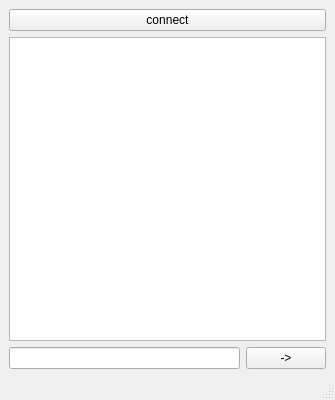
<?xml version="1.0" encoding="UTF-8"?>
<ui version="4.0">
 <class>MainWindow</class>
 <widget class="QMainWindow" name="MainWindow">
  <property name="geometry">
   <rect>
    <x>0</x>
    <y>0</y>
    <width>335</width>
    <height>400</height>
   </rect>
  </property>
  <property name="windowTitle">
   <string>MainWindow</string>
  </property>
  <widget class="QWidget" name="centralwidget">
   <layout class="QGridLayout" name="gridLayout">
    <item row="0" column="0" colspan="2">
     <widget class="QPushButton" name="pushButton">
      <property name="text">
       <string>connect</string>
      </property>
     </widget>
    </item>
    <item row="1" column="0" colspan="2">
     <widget class="QTextBrowser" name="textBrowser"/>
    </item>
    <item row="2" column="0">
     <widget class="QLineEdit" name="lineEdit"/>
    </item>
    <item row="2" column="1">
     <widget class="QPushButton" name="pushButton_2">
      <property name="text">
       <string>-&gt;</string>
      </property>
     </widget>
    </item>
   </layout>
  </widget>
  <widget class="QMenuBar" name="menubar">
   <property name="geometry">
    <rect>
     <x>0</x>
     <y>0</y>
     <width>335</width>
     <height>24</height>
    </rect>
   </property>
  </widget>
  <widget class="QStatusBar" name="statusbar"/>
 </widget>
 <resources/>
 <connections/>
</ui>
